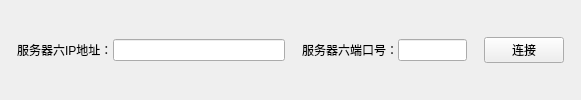
        <widget class="QWidget" name="ui_lamp_serverinfo_widget_6" native="true">
         <layout class="QHBoxLayout" name="horizontalLayout_15" stretch="1,2,10,1,2,4,1,4,1">
          <property name="spacing">
           <number>0</number>
          </property>
          <property name="leftMargin">
           <number>0</number>
          </property>
          <property name="topMargin">
           <number>0</number>
          </property>
          <property name="rightMargin">
           <number>0</number>
          </property>
          <property name="bottomMargin">
           <number>0</number>
          </property>
          <item>
           <spacer name="horizontalSpacer_55">
            <property name="orientation">
             <enum>Qt::Horizontal</enum>
            </property>
            <property name="sizeHint" stdset="0">
             <size>
              <width>18</width>
              <height>20</height>
             </size>
            </property>
           </spacer>
          </item>
          <item>
           <widget class="QLabel" name="label_27">
            <property name="text">
             <string>服务器六IP地址：</string>
            </property>
           </widget>
          </item>
          <item>
           <widget class="QLineEdit" name="ui_lamp_server_ip6"/>
          </item>
          <item>
           <spacer name="horizontalSpacer_56">
            <property name="orientation">
             <enum>Qt::Horizontal</enum>
            </property>
            <property name="sizeHint" stdset="0">
             <size>
              <width>18</width>
              <height>20</height>
             </size>
            </property>
           </spacer>
          </item>
          <item>
           <widget class="QLabel" name="label_28">
            <property name="text">
             <string>服务器六端口号：</string>
            </property>
           </widget>
          </item>
          <item>
           <widget class="QLineEdit" name="ui_lamp_server_port6"/>
          </item>
          <item>
           <spacer name="horizontalSpacer_57">
            <property name="orientation">
             <enum>Qt::Horizontal</enum>
            </property>
            <property name="sizeHint" stdset="0">
             <size>
              <width>17</width>
              <height>20</height>
             </size>
            </property>
           </spacer>
          </item>
          <item>
           <widget class="QPushButton" name="ui_lamp_connect_btn6">
            <property name="text">
             <string>连接</string>
            </property>
           </widget>
          </item>
          <item>
           <spacer name="horizontalSpacer_58">
            <property name="orientation">
             <enum>Qt::Horizontal</enum>
            </property>
            <property name="sizeHint" stdset="0">
             <size>
              <width>40</width>
              <height>20</height>
             </size>
            </property>
           </spacer>
          </item>
         </layout>
        </widget>
